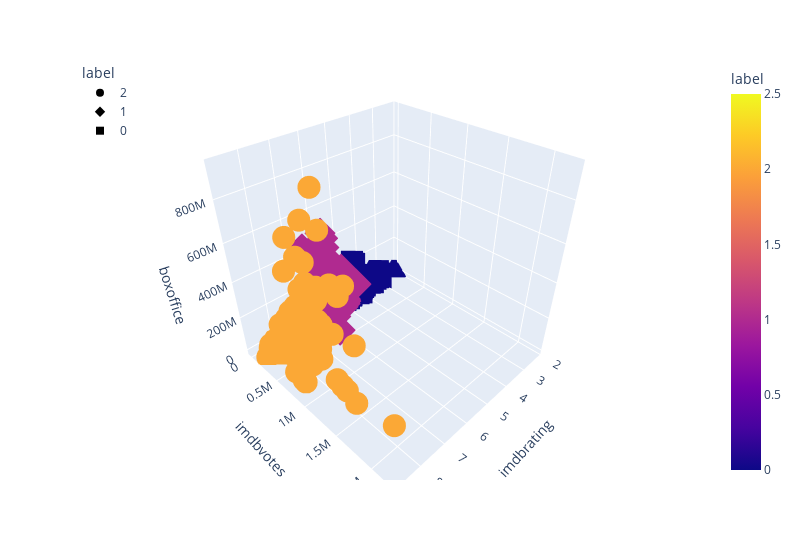

The code cell stored with this chart in its notebook:
### Markdown cell above
### Checking data cluster for some important features

### Code cell
import plotly.express as px
fig = px.scatter_3d(
    df,
    x='imdbrating',
    y='imdbvotes',
    z='boxoffice',
    color="label",
    symbol="label",
    width=800,
)
fig.update_layout(legend=dict(x=0, y=1))
fig.show()

### Figure 1 — Plotly figure (JSON) as saved in the notebook; plotly's stock layout.template omitted (floating-point values rounded to 4 significant figures; data arrays with more than 128 entries replaced by an {"elided": "..."} marker saying what was removed)
{"data": [{"hovertemplate": "label=%{marker.color}<br>imdbrating=%{x}<br>imdbvotes=%{y}<br>boxoffice=%{z}<extra></extra>", "legendgroup": "2", "marker": {"color": {"elided": "510 int values"}, "coloraxis": "coloraxis", "symbol": "circle"}, "mode": "markers", "name": "2", "scene": "scene", "showlegend": true, "type": "scatter3d", "x": {"elided": "510 float values"}, "y": {"elided": "510 int values"}, "z": {"elided": "510 int values"}}, {"hovertemplate": "label=%{marker.color}<br>imdbrating=%{x}<br>imdbvotes=%{y}<br>boxoffice=%{z}<extra></extra>", "legendgroup": "1", "marker": {"color": {"elided": "1175 int values"}, "coloraxis": "coloraxis", "symbol": "diamond"}, "mode": "markers", "name": "1", "scene": "scene", "showlegend": true, "type": "scatter3d", "x": {"elided": "1175 float values"}, "y": {"elided": "1175 int values"}, "z": {"elided": "1175 int values"}}, {"hovertemplate": "label=%{marker.color}<br>imdbrating=%{x}<br>imdbvotes=%{y}<br>boxoffice=%{z}<extra></extra>", "legendgroup": "0", "marker": {"color": [0, 0, 0, 0, 0, 0, 0, 0, 0, 0, 0, 0, 0, 0, 0, 0, 0, 0, 0, 0, 0, 0, 0, 0, 0, 0, 0, 0, 0, 0, 0, 0, 0, 0, 0, 0, 0, 0, 0, 0, 0, 0, 0, 0, 0, 0, 0, 0, 0, 0, 0, 0, 0, 0, 0, 0, 0, 0, 0, 0, 0, 0, 0, 0, 0, 0, 0, 0, 0, 0, 0, 0, 0, 0, 0, 0, 0, 0, 0, 0, 0, 0, 0, 0, 0, 0, 0, 0, 0], "coloraxis": "coloraxis", "symbol": "square"}, "mode": "markers", "name": "0", "scene": "scene", "showlegend": true, "type": "scatter3d", "x": [4, 4.5, 5, 4.7, 4.4, 4.9, 5, 3.4, 4.7, 4.9, 3.9, 4.6, 4.8, 4.6, 4.9, 4.9, 3.3, 4.3, 4, 3.2, 3.5, 4.8, 4.4, 4.5, 3.7, 4.4, 4.8, 5, 5, 4.9, 4.1, 4.8, 4.6, 5, 4.7, 4.2, 4.3, 4.8, 3.6, 4.7, 3.1, 4.2, 4.7, 4.9, 4.8, 4.5, 4.1, 4.9, 4.7, 5, 4.8, 5, 4.3, 4.2, 4.4, 4.8, 4.7, 5, 4.8, 4.6, 3.3, 4.1, 3.9, 4.5, 5, 4.8, 4.2, 4.5, 3.2, 4.2, 3.9, 4.7, 4.8, 5, 4.1, 4.5, 3.5, 2.2, 4.8, 4.7, 3.5, 4.7, 4.2, 4.1, 5, 4.5, 4.7, 3, 4.8], "y": [160213, 78257, 238391, 58013, 89188, 68464, 45007, 48349, 9563, 25909, 16759, 21438, 20301, 8376, 234347, 60257, 82390, 116435, 25728, 11895, 24680, 38051, 34111, 26977, 41701, 55426, 10318, 62501, 20084, 36923, 19753, 11553, 65130, 65593, 18902, 35741, 103621, 48602, 69679, 21160, 38825, 54086, 42168, 50689, 17869, 51288, 309265, 90790, 41159, 13387, 3838, 18777, 20242, 7751, 36637, 36266, 68011, 44202, 41879, 98376, 61559, 2479, 21496, 34816, 20066, 13782, 23307, 62230, 32547, 43868, 8859, 15077, 1848, 24475, 11544, 4260, 16146, 20697, 2124, 30050, 244, 3170, 6743, 980, 608, 2148, 185, 145, 1602], "z": [131772187, 95347692, 300531751, 10547117, 21393620, 42779261, 60022256, 36661504, 60095852, 22729, 17630465, 100246011, 14744435, 3669, 281287133, 21443494, 74158157, 51774002, 18877153, 2529395, 38538188, 37300000, 133110742, 37915414, 376512, 0, 3003, 17529157, 5460, 3763583, 4936819, 20998, 53885000, 18119640, 21832, 53261944, 8840453, 34341945, 32015787, 17329486, 14019924, 18848538, 60755732, 84525432, 14947, 50856010, 166167230, 36336, 35423380, 449523, 4842699, 85886987, 22764410, 2184640, 71038190, 9097072, 28848693, 20777061, 26594261, 114581250, 86089513, 280668, 2335162, 45852178, 14301505, 742, 22395806, 100407760, 30569484, 100478608, 252676, 4343227, 18779, 22260900, 0, 73257045, 2729336, 778566, 5123, 2971549, 45696, 38901, 2167632, 9270920, 2670925, 176858, 20941, 1101470, 0]}], "layout": {"coloraxis": {"colorbar": {"title": {"text": "label"}}, "colorscale": [[0, "#0d0887"], [0.1111, "#46039f"], [0.2222, "#7201a8"], [0.3333, "#9c179e"], [0.4444, "#bd3786"], [0.5556, "#d8576b"], [0.6667, "#ed7953"], [0.7778, "#fb9f3a"], [0.8889, "#fdca26"], [1, "#f0f921"]]}, "legend": {"title": {"text": "label"}, "tracegroupgap": 0, "x": 0, "y": 1}, "margin": {"t": 60}, "scene": {"domain": {"x": [0, 1], "y": [0, 1]}, "xaxis": {"title": {"text": "imdbrating"}}, "yaxis": {"title": {"text": "imdbvotes"}}, "zaxis": {"title": {"text": "boxoffice"}}}, "width": 800}}
